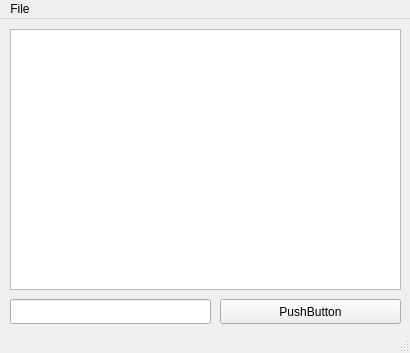
<?xml version="1.0" encoding="UTF-8"?>
<ui version="4.0">
 <class>MainWindow</class>
 <widget class="QMainWindow" name="MainWindow">
  <property name="geometry">
   <rect>
    <x>0</x>
    <y>0</y>
    <width>410</width>
    <height>353</height>
   </rect>
  </property>
  <property name="windowTitle">
   <string>PyLearnQt</string>
  </property>
  <widget class="QWidget" name="centralwidget">
   <widget class="QTextBrowser" name="textBrowser">
    <property name="geometry">
     <rect>
      <x>10</x>
      <y>10</y>
      <width>391</width>
      <height>261</height>
     </rect>
    </property>
   </widget>
   <widget class="QLineEdit" name="lineEdit">
    <property name="geometry">
     <rect>
      <x>10</x>
      <y>280</y>
      <width>201</width>
      <height>25</height>
     </rect>
    </property>
   </widget>
   <widget class="QPushButton" name="pushButton">
    <property name="geometry">
     <rect>
      <x>220</x>
      <y>280</y>
      <width>181</width>
      <height>25</height>
     </rect>
    </property>
    <property name="text">
     <string>PushButton</string>
    </property>
   </widget>
  </widget>
  <widget class="QMenuBar" name="menubar">
   <property name="geometry">
    <rect>
     <x>0</x>
     <y>0</y>
     <width>410</width>
     <height>23</height>
    </rect>
   </property>
   <widget class="QMenu" name="menuFile">
    <property name="title">
     <string>File</string>
    </property>
    <addaction name="actionSettings"/>
    <addaction name="actionset2"/>
   </widget>
   <addaction name="menuFile"/>
  </widget>
  <widget class="QStatusBar" name="statusbar"/>
  <action name="actionSettings">
   <property name="text">
    <string>Settings</string>
   </property>
  </action>
  <action name="actionset2">
   <property name="text">
    <string>set2</string>
   </property>
  </action>
 </widget>
 <resources/>
 <connections/>
</ui>
